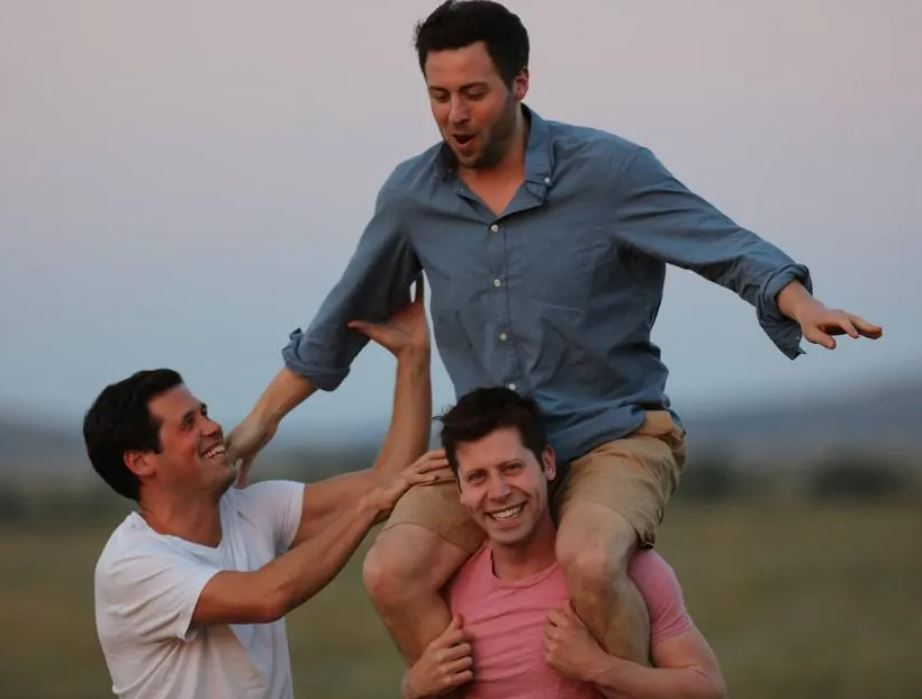
#> input picture cropping sam/sam.jpg, 922 x 699 px
$ jupyter execute --allow-errors alpha_cropping.ipynb
#> lines starting #> are read from the running program, lines starting #| are printed output that depends on the picture; after the words box and inside, x2 and y2 are one past the last pixel; in counts of white or black regions, pixels touching at a corner belong together
[cell 1]
import cv2
import numpy as np
import matplotlib.pyplot as plt

[cell 2]
img = cv2.imread("sam.jpg", cv2.IMREAD_UNCHANGED)
#> img is the input picture: shape (699, 922, 3); mean B, G, R 116.4, 117, 125.9
img.shape
bgr_image = img[...,0:3]
alpha_image = img[...,-1]
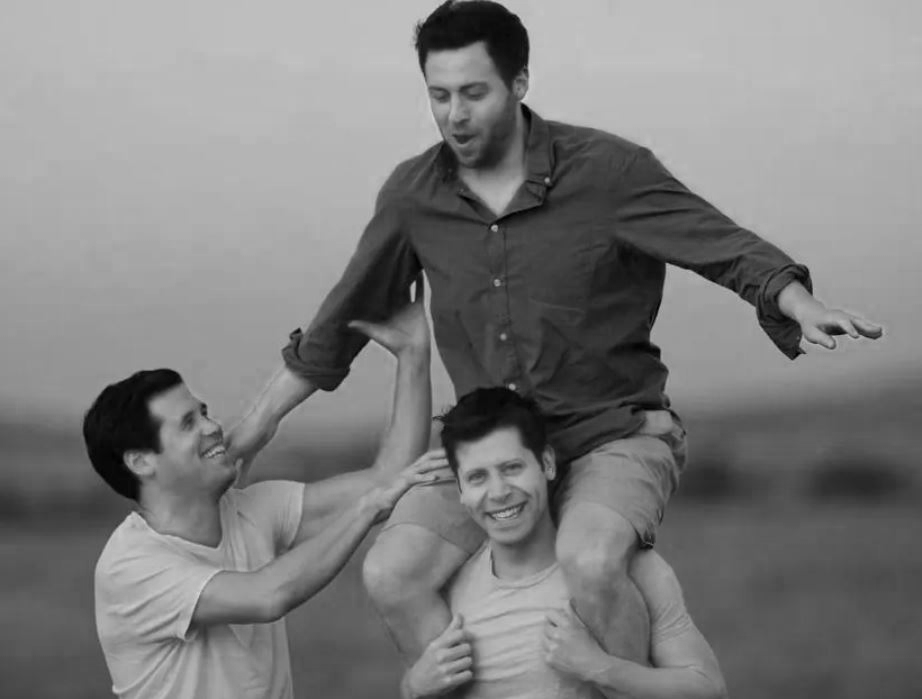
#> alpha_image: shape (699, 922); min 0, max 212, mean 125.9
rgb_image = cv2.cvtColor(bgr_image, cv2.COLOR_BGR2RGB)
plt.imshow(rgb_image); plt.title("RGB");

[cell 3]
plt.imshow(alpha_image, cmap='gray'); plt.title("Alpha");

[cell 4]
# image = cv2.imread('./images/input.jpg')
cropped = alpha_image[100:600 , 150:650]
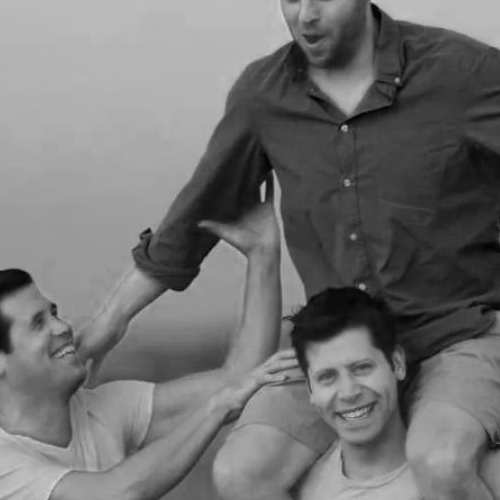
#> cropped: shape (500, 500); min 0, max 212, mean 114.5


circle = np.zeros((500,500,3), np.uint8)
cv2.circle(circle, (250, 250), 250, (255,255,255), -1)
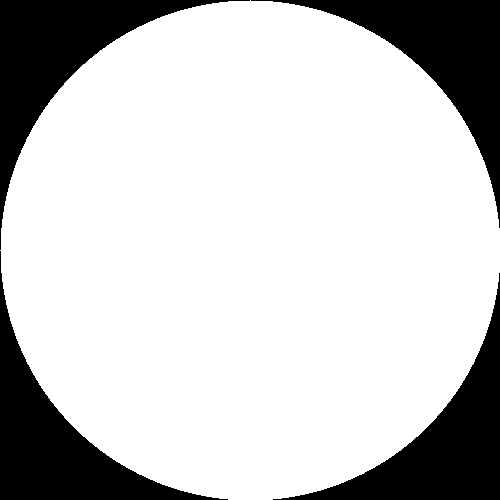
#> circle: shape (500, 500, 3); 78.5% white; 4 black regions, box (x1, y1, x2, y2) and area: (0, 0, 250, 250) 13670, (251, 0, 500, 228) 13420, (0, 251, 228, 500) 13420, (273, 273, 500, 500) 13171


#> (the rest of this cell did not finish here and is left out)

[cell 5]
import cv2
import numpy as np
import matplotlib.pyplot as plt


img = cv2.imread("sam.jpg", cv2.IMREAD_UNCHANGED)
bgr_image = img[...,0:3]
alpha_image = img[...,-1]
rgb_image = cv2.cvtColor(bgr_image, cv2.COLOR_BGR2RGB)

plt.imshow(rgb_image)
plt.title("RGB")
plt.show()
plt.imshow(alpha_image, cmap='gray')
plt.title("Alpha")
plt.show()

cropped = alpha_image[350:550, 400:580]
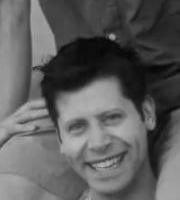
#> cropped: shape (200, 180); min 2, max 190, mean 93
# Create same dimensions as the cropped image for removing manipulation of centr & radius (despite of master!!)
circle = np.zeros(cropped.shape, np.uint8)
circle_center = (cropped.shape[1] // 2, cropped.shape[0] // 2)  # Center of the cropped image
#> circle_center = (90, 100)
circle_radius = min(cropped.shape[0] // 2, cropped.shape[1] // 2)  # Radius to fit within the cropped image
#> circle_radius = 90
cv2.circle(circle, circle_center, circle_radius, (255, 255, 255), -1)  # Adjust the circle position and radius
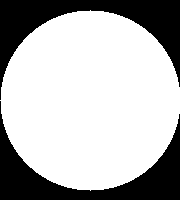
#> circle: shape (200, 180); 70.7% white; 2 black regions, box (x1, y1, x2, y2) and area: (0, 0, 180, 100) 5368, (0, 101, 180, 200) 5188

# Resize the circle to match the dimensions of the cropped image for fixing previous error
resized_circle = cv2.resize(circle, (cropped.shape[1], cropped.shape[0]))
output_image = cv2.bitwise_and(cropped, resized_circle)
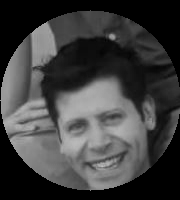
#> output_image: shape (200, 180); min 0, max 190, mean 63.2

plt.imshow(output_image, cmap='gray')
plt.title("Output Image")
plt.show()

[cell 6]
import cv2
import numpy as np
import matplotlib.pyplot as plt

img = cv2.imread("sam.jpg", cv2.IMREAD_UNCHANGED)

# Extract the BGR channels and alpha channel AND crop the alpha image
bgr_image = img[...,0:3]
alpha_image = img[...,-1]
cropped = alpha_image[350:550, 400:580]

# Create a circle with the same dimensions as the cropped image(for better readability and consistency and remove previous problem! centr va r dasti!)
circle = np.zeros(cropped.shape, np.uint8)
circle_center = (cropped.shape[1] // 2, cropped.shape[0] // 2)
circle_radius = min(cropped.shape[0] // 2, cropped.shape[1] // 2)
cv2.circle(circle, circle_center, circle_radius, (255, 255, 255), -1)
# Resize the circle to match the dimensions of the cropped image (remove first error !)
resized_circle = cv2.resize(circle, (cropped.shape[1], cropped.shape[0]))

output_image = cv2.bitwise_and(cropped, resized_circle)
output_image[output_image == 0] = 51  # Alpha value of 0.2 (51/255)
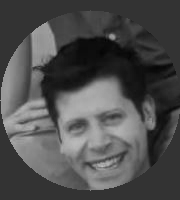
#> output_image: shape (200, 180); min 2, max 190, mean 78.2

cv2.imwrite("alpha_cropping_Sam.png", output_image)

plt.imshow(output_image, cmap='gray')
plt.title("Output Image")
plt.show()

[cell 7]
import cv2
import numpy as np
import matplotlib.pyplot as plt

# Read the image
img = cv2.imread("sam.jpg", cv2.IMREAD_UNCHANGED)

# Extract the BGR channels and alpha channel
bgr_image = img[...,0:3]
alpha_image = img[...,-1]

# Create a white filled circle with the same dimensions as the alpha channel
circle = np.zeros(alpha_image.shape, np.uint8)
circle_center = (alpha_image.shape[1] // 2, alpha_image.shape[0] // 2)  # Center of the image
#> circle_center = (461, 349)
circle_radius = min(alpha_image.shape[0] // 2, alpha_image.shape[1] // 2)  # Radius to fit within the image
#> circle_radius = 349
cv2.circle(circle, circle_center, circle_radius, (255, 255, 255), -1)  # Draw the circle
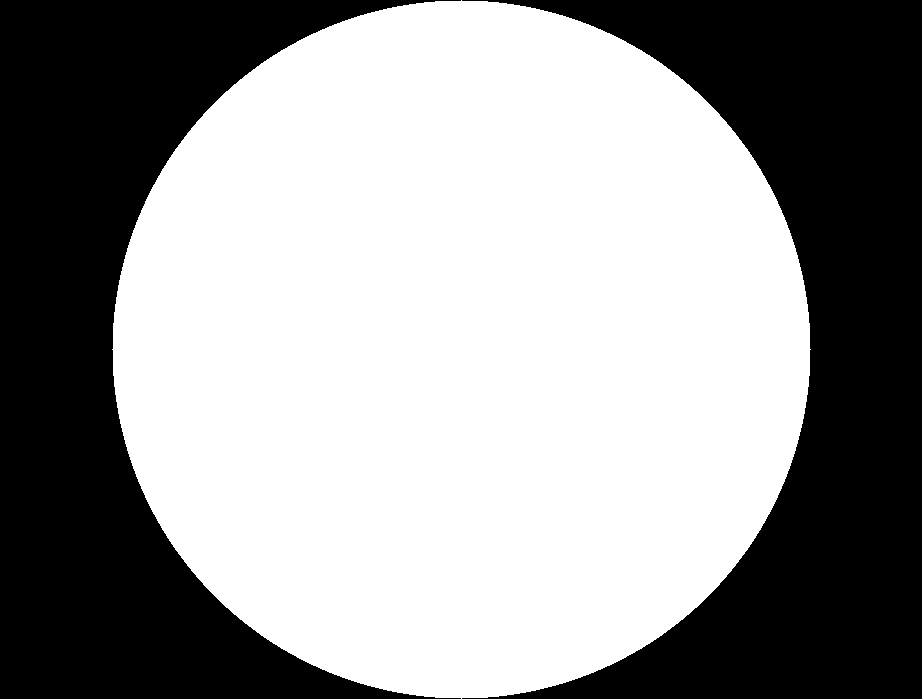
#> circle: shape (699, 922); 59.4% white; 2 black regions, box (x1, y1, x2, y2) and area: (0, 0, 461, 699) 131286, (462, 0, 922, 699) 130587

# Set alpha value for the non-circle area
alpha_image[alpha_image == 0] = 51  # Alpha value of 0.2 (51/255) for non-circle area
#> alpha_image: shape (699, 922); under 0.01% of pixels changed, all inside (x1, y1, x2, y2) = (133, 112, 798, 497)

# Combine the circle and alpha image
output_image = cv2.merge((bgr_image, alpha_image))
#> output_image: shape (699, 922, 4)

# Save the output image with transparency
cv2.imwrite("output.png", output_image)

# Display the output image
plt.imshow(cv2.cvtColor(output_image, cv2.COLOR_BGR2RGB))
plt.title("Output Image")
plt.show()
